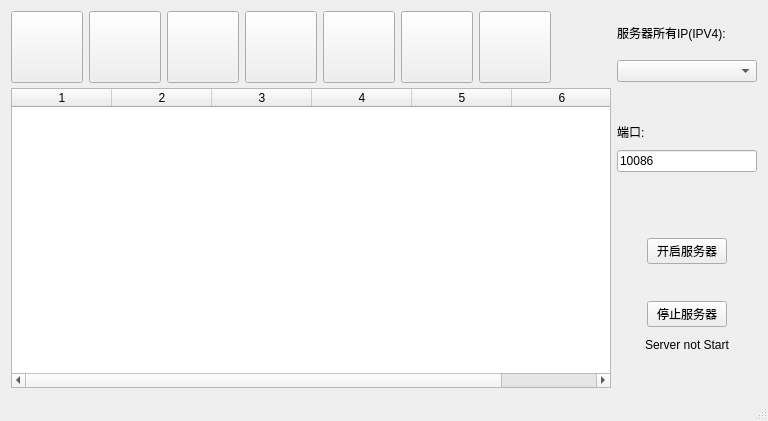
<?xml version="1.0" encoding="UTF-8"?>
<ui version="4.0">
 <class>MainWindow</class>
 <widget class="QMainWindow" name="MainWindow">
  <property name="geometry">
   <rect>
    <x>0</x>
    <y>0</y>
    <width>768</width>
    <height>421</height>
   </rect>
  </property>
  <property name="minimumSize">
   <size>
    <width>768</width>
    <height>421</height>
   </size>
  </property>
  <property name="windowTitle">
   <string>MainWindow</string>
  </property>
  <widget class="QWidget" name="centralWidget">
   <layout class="QGridLayout" name="gridLayout">
    <item row="6" column="18" rowspan="3" alignment="Qt::AlignHCenter">
     <widget class="QPushButton" name="startserver">
      <property name="enabled">
       <bool>true</bool>
      </property>
      <property name="sizePolicy">
       <sizepolicy hsizetype="Minimum" vsizetype="Fixed">
        <horstretch>0</horstretch>
        <verstretch>0</verstretch>
       </sizepolicy>
      </property>
      <property name="maximumSize">
       <size>
        <width>16777215</width>
        <height>16777215</height>
       </size>
      </property>
      <property name="layoutDirection">
       <enum>Qt::LeftToRight</enum>
      </property>
      <property name="text">
       <string>开启服务器</string>
      </property>
      <property name="icon">
       <iconset resource="resource.qrc">
        <normaloff>:/icon/recourse/start.png</normaloff>:/icon/recourse/start.png</iconset>
      </property>
      <property name="iconSize">
       <size>
        <width>48</width>
        <height>32</height>
       </size>
      </property>
     </widget>
    </item>
    <item row="0" column="2">
     <widget class="QPushButton" name="processbutton">
      <property name="minimumSize">
       <size>
        <width>72</width>
        <height>72</height>
       </size>
      </property>
      <property name="maximumSize">
       <size>
        <width>82</width>
        <height>75</height>
       </size>
      </property>
      <property name="toolTip">
       <string>&lt;html&gt;&lt;head/&gt;&lt;body&gt;&lt;p&gt;显示进程信息&lt;/p&gt;&lt;/body&gt;&lt;/html&gt;</string>
      </property>
      <property name="styleSheet">
       <string notr="true"/>
      </property>
      <property name="text">
       <string/>
      </property>
      <property name="icon">
       <iconset resource="resource.qrc">
        <normaloff>:/icon/recourse/process.png</normaloff>:/icon/recourse/process.png</iconset>
      </property>
      <property name="iconSize">
       <size>
        <width>72</width>
        <height>72</height>
       </size>
      </property>
     </widget>
    </item>
    <item row="0" column="6">
     <widget class="QPushButton" name="exitbutton">
      <property name="minimumSize">
       <size>
        <width>72</width>
        <height>72</height>
       </size>
      </property>
      <property name="maximumSize">
       <size>
        <width>82</width>
        <height>75</height>
       </size>
      </property>
      <property name="toolTip">
       <string>&lt;html&gt;&lt;head/&gt;&lt;body&gt;&lt;p&gt;退出程序&lt;/p&gt;&lt;/body&gt;&lt;/html&gt;</string>
      </property>
      <property name="styleSheet">
       <string notr="true"/>
      </property>
      <property name="text">
       <string/>
      </property>
      <property name="icon">
       <iconset resource="resource.qrc">
        <normaloff>:/icon/recourse/exit.png</normaloff>:/icon/recourse/exit.png</iconset>
      </property>
      <property name="iconSize">
       <size>
        <width>72</width>
        <height>72</height>
       </size>
      </property>
     </widget>
    </item>
    <item row="0" column="3">
     <widget class="QPushButton" name="filebutton">
      <property name="minimumSize">
       <size>
        <width>72</width>
        <height>72</height>
       </size>
      </property>
      <property name="maximumSize">
       <size>
        <width>82</width>
        <height>75</height>
       </size>
      </property>
      <property name="toolTip">
       <string>&lt;html&gt;&lt;head/&gt;&lt;body&gt;&lt;p&gt;显示文件信息&lt;/p&gt;&lt;/body&gt;&lt;/html&gt;</string>
      </property>
      <property name="styleSheet">
       <string notr="true"/>
      </property>
      <property name="text">
       <string/>
      </property>
      <property name="icon">
       <iconset resource="resource.qrc">
        <normaloff>:/icon/recourse/file.png</normaloff>:/icon/recourse/file.png</iconset>
      </property>
      <property name="iconSize">
       <size>
        <width>72</width>
        <height>72</height>
       </size>
      </property>
     </widget>
    </item>
    <item row="0" column="1">
     <widget class="QPushButton" name="screenbutton">
      <property name="minimumSize">
       <size>
        <width>72</width>
        <height>72</height>
       </size>
      </property>
      <property name="maximumSize">
       <size>
        <width>82</width>
        <height>75</height>
       </size>
      </property>
      <property name="toolTip">
       <string>&lt;html&gt;&lt;head/&gt;&lt;body&gt;&lt;p&gt;监控屏幕&lt;/p&gt;&lt;/body&gt;&lt;/html&gt;</string>
      </property>
      <property name="styleSheet">
       <string notr="true"/>
      </property>
      <property name="text">
       <string/>
      </property>
      <property name="icon">
       <iconset resource="resource.qrc">
        <normaloff>:/icon/recourse/screen.png</normaloff>:/icon/recourse/screen.png</iconset>
      </property>
      <property name="iconSize">
       <size>
        <width>72</width>
        <height>72</height>
       </size>
      </property>
     </widget>
    </item>
    <item row="0" column="4">
     <widget class="QPushButton" name="buiderbutton">
      <property name="minimumSize">
       <size>
        <width>72</width>
        <height>72</height>
       </size>
      </property>
      <property name="maximumSize">
       <size>
        <width>82</width>
        <height>75</height>
       </size>
      </property>
      <property name="toolTip">
       <string>&lt;html&gt;&lt;head/&gt;&lt;body&gt;&lt;p&gt;生成客户端&lt;/p&gt;&lt;/body&gt;&lt;/html&gt;</string>
      </property>
      <property name="styleSheet">
       <string notr="true"/>
      </property>
      <property name="text">
       <string/>
      </property>
      <property name="icon">
       <iconset resource="resource.qrc">
        <normaloff>:/icon/recourse/builder.png</normaloff>:/icon/recourse/builder.png</iconset>
      </property>
      <property name="iconSize">
       <size>
        <width>72</width>
        <height>72</height>
       </size>
      </property>
     </widget>
    </item>
    <item row="0" column="5">
     <widget class="QPushButton" name="aboutbutton">
      <property name="minimumSize">
       <size>
        <width>72</width>
        <height>72</height>
       </size>
      </property>
      <property name="maximumSize">
       <size>
        <width>82</width>
        <height>75</height>
       </size>
      </property>
      <property name="toolTip">
       <string>&lt;html&gt;&lt;head/&gt;&lt;body&gt;&lt;p&gt;关于本程序&lt;/p&gt;&lt;/body&gt;&lt;/html&gt;</string>
      </property>
      <property name="styleSheet">
       <string notr="true"/>
      </property>
      <property name="text">
       <string/>
      </property>
      <property name="icon">
       <iconset resource="resource.qrc">
        <normaloff>:/icon/recourse/about.png</normaloff>:/icon/recourse/about.png</iconset>
      </property>
      <property name="iconSize">
       <size>
        <width>72</width>
        <height>72</height>
       </size>
      </property>
     </widget>
    </item>
    <item row="0" column="18">
     <widget class="QLabel" name="addlabel">
      <property name="text">
       <string>服务器所有IP(IPV4):</string>
      </property>
     </widget>
    </item>
    <item row="1" column="18">
     <widget class="QComboBox" name="comboBox"/>
    </item>
    <item row="5" column="18">
     <widget class="QLabel" name="label">
      <property name="text">
       <string/>
      </property>
      <property name="alignment">
       <set>Qt::AlignCenter</set>
      </property>
     </widget>
    </item>
    <item row="2" column="0" rowspan="10" colspan="10">
     <widget class="QTableWidget" name="tableWidget">
      <property name="minimumSize">
       <size>
        <width>600</width>
        <height>300</height>
       </size>
      </property>
      <property name="contextMenuPolicy">
       <enum>Qt::CustomContextMenu</enum>
      </property>
      <property name="frameShadow">
       <enum>QFrame::Sunken</enum>
      </property>
      <property name="editTriggers">
       <set>QAbstractItemView::NoEditTriggers</set>
      </property>
      <property name="textElideMode">
       <enum>Qt::ElideMiddle</enum>
      </property>
      <property name="rowCount">
       <number>0</number>
      </property>
      <property name="columnCount">
       <number>6</number>
      </property>
      <attribute name="horizontalHeaderVisible">
       <bool>true</bool>
      </attribute>
      <attribute name="horizontalHeaderDefaultSectionSize">
       <number>100</number>
      </attribute>
      <attribute name="horizontalHeaderShowSortIndicator" stdset="0">
       <bool>false</bool>
      </attribute>
      <attribute name="horizontalHeaderStretchLastSection">
       <bool>true</bool>
      </attribute>
      <attribute name="verticalHeaderVisible">
       <bool>false</bool>
      </attribute>
      <attribute name="verticalHeaderCascadingSectionResizes">
       <bool>false</bool>
      </attribute>
      <attribute name="verticalHeaderShowSortIndicator" stdset="0">
       <bool>false</bool>
      </attribute>
      <attribute name="verticalHeaderStretchLastSection">
       <bool>false</bool>
      </attribute>
      <column/>
      <column/>
      <column/>
      <column/>
      <column/>
      <column/>
     </widget>
    </item>
    <item row="4" column="18">
     <widget class="QLineEdit" name="lineEdit_2">
      <property name="inputMask">
       <string>00000</string>
      </property>
      <property name="text">
       <string>10086</string>
      </property>
      <property name="maxLength">
       <number>5</number>
      </property>
     </widget>
    </item>
    <item row="10" column="18">
     <widget class="QLabel" name="statslabel">
      <property name="minimumSize">
       <size>
        <width>0</width>
        <height>0</height>
       </size>
      </property>
      <property name="text">
       <string>Server not Start</string>
      </property>
      <property name="alignment">
       <set>Qt::AlignCenter</set>
      </property>
     </widget>
    </item>
    <item row="11" column="18">
     <widget class="QLabel" name="timelabel">
      <property name="text">
       <string/>
      </property>
      <property name="alignment">
       <set>Qt::AlignCenter</set>
      </property>
     </widget>
    </item>
    <item row="3" column="18">
     <widget class="QLabel" name="portlabel">
      <property name="text">
       <string>端口:</string>
      </property>
     </widget>
    </item>
    <item row="9" column="18" alignment="Qt::AlignHCenter">
     <widget class="QPushButton" name="stopserver">
      <property name="maximumSize">
       <size>
        <width>16777215</width>
        <height>16777215</height>
       </size>
      </property>
      <property name="text">
       <string>停止服务器</string>
      </property>
      <property name="icon">
       <iconset resource="resource.qrc">
        <normaloff>:/icon/recourse/stop.png</normaloff>:/icon/recourse/stop.png</iconset>
      </property>
      <property name="iconSize">
       <size>
        <width>48</width>
        <height>32</height>
       </size>
      </property>
     </widget>
    </item>
    <item row="0" column="0">
     <widget class="QPushButton" name="cmdbutton">
      <property name="minimumSize">
       <size>
        <width>72</width>
        <height>72</height>
       </size>
      </property>
      <property name="maximumSize">
       <size>
        <width>82</width>
        <height>75</height>
       </size>
      </property>
      <property name="tabletTracking">
       <bool>false</bool>
      </property>
      <property name="toolTip">
       <string>&lt;html&gt;&lt;head/&gt;&lt;body&gt;&lt;p&gt;发送CMD命令&lt;/p&gt;&lt;/body&gt;&lt;/html&gt;</string>
      </property>
      <property name="whatsThis">
       <string/>
      </property>
      <property name="styleSheet">
       <string notr="true"/>
      </property>
      <property name="inputMethodHints">
       <set>Qt::ImhNone</set>
      </property>
      <property name="text">
       <string/>
      </property>
      <property name="icon">
       <iconset resource="resource.qrc">
        <normaloff>:/icon/recourse/cmd.png</normaloff>:/icon/recourse/cmd.png</iconset>
      </property>
      <property name="iconSize">
       <size>
        <width>72</width>
        <height>72</height>
       </size>
      </property>
     </widget>
    </item>
   </layout>
  </widget>
  <widget class="QStatusBar" name="statusBar"/>
 </widget>
 <layoutdefault spacing="6" margin="11"/>
 <resources>
  <include location="resource.qrc"/>
 </resources>
 <connections>
  <connection>
   <sender>exitbutton</sender>
   <signal>clicked()</signal>
   <receiver>MainWindow</receiver>
   <slot>close()</slot>
   <hints>
    <hint type="sourcelabel">
     <x>539</x>
     <y>57</y>
    </hint>
    <hint type="destinationlabel">
     <x>558</x>
     <y>478</y>
    </hint>
   </hints>
  </connection>
 </connections>
 <slots>
  <slot>slot_GetData()</slot>
 </slots>
</ui>
